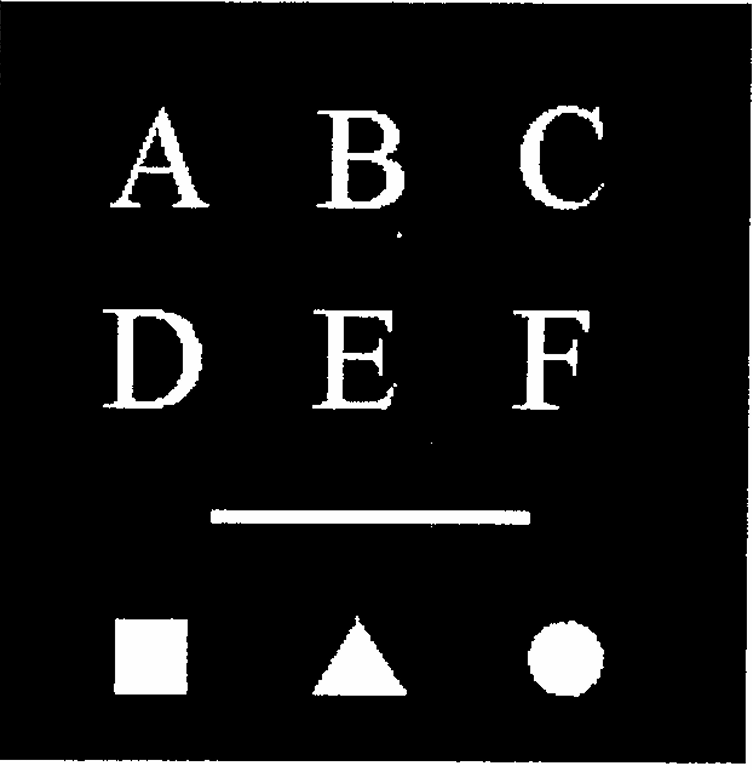
#> input picture HW4/B/1/Connected_Components.png, 752 x 770 px
$ jupyter execute --allow-errors practical.ipynb
#> lines starting #> are read from the running program, lines starting #| are printed output that depends on the picture; after the words box and inside, x2 and y2 are one past the last pixel; in counts of white or black regions, pixels touching at a corner belong together
## Labeling Connected Components

Import libraries

[cell 1]
import cv2
import numpy as np
import matplotlib.pyplot as plt
from PIL import Image
from scipy.signal import convolve2d

Load and display image

[cell 2]
def load_image(image_path, threshold=127):
#> called with image_path = 'Connected_Components.png', threshold = 127
    img = cv2.imread(image_path, cv2.IMREAD_GRAYSCALE)
#> img is the input picture: shape (770, 752); min 0, max 255, mean 20.8
    _, binary = cv2.threshold(img, threshold, 255, cv2.THRESH_BINARY)
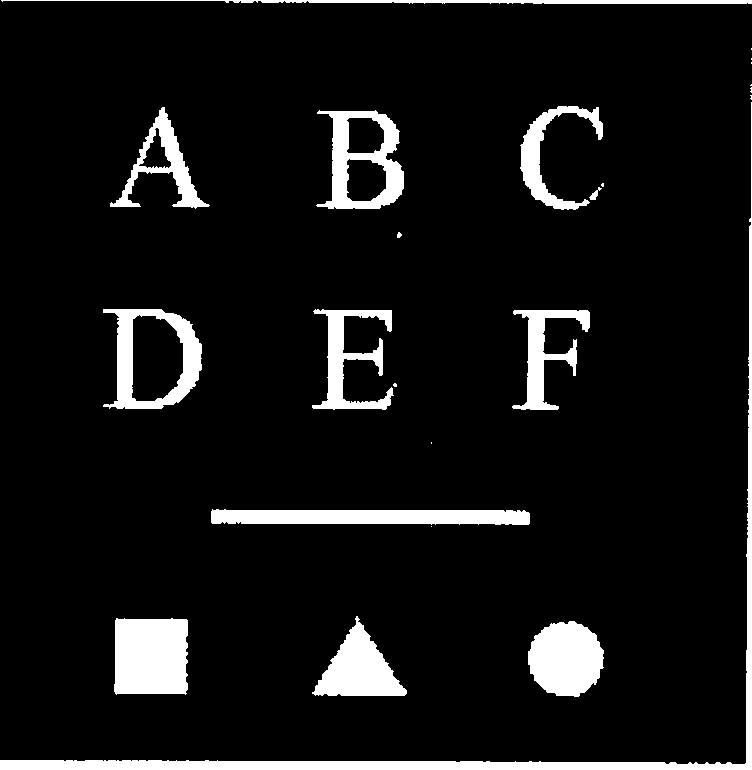
#> binary: shape (770, 752); 8.2% white; 24 white regions (10 under 20 px), largest, box (x1, y1, x2, y2) and area: (0, 102, 752, 770) 9010, (114, 618, 188, 695) 5423, (211, 509, 530, 525) 4465
    return binary

def show_image(img, title="Image"):
    plt.imshow(img, cmap='gray')
    plt.title(title)
    plt.axis('off')
    plt.show()

Implement dilation operation in this section

[cell 3]
def dilation(binary_image, struct_elem):
##################################################
################### YOUR CODES ###################

    return dilated
##################################################

Based on the morphological relation shown in the image above, complete the function `morphological_connected_component` to identify and label connected components.

`labeled` is an array with the same size as the input image, where each pixel holds the label of the connected component it belongs to.

[cell 4]
def morphological_connected_component(binary_image, structure=None):
##################################################
################### YOUR CODES ###################


    return labeled
##################################################

[cell 5]
def display_labeled_components(labeled_img):
    max_label = labeled_img.max()
    labeled_color = np.zeros((*labeled_img.shape, 3), dtype=np.uint8)

    for label in range(1, max_label + 1):
        mask = labeled_img == label
        color = np.random.randint(0, 255, size=3)
        labeled_color[mask] = color

    plt.imshow(labeled_color)
    plt.title("Labeled Components")
    plt.axis('off')
    plt.show()

### In the image "Connected_Components", there are 10 connected components. Complete the code below to label them using morphological operations.

[cell 6]
path = "Connected_Components.png"

binary_img = load_image(path)
show_image(binary_img, "Binary Image")

#> (the rest of this cell did not finish here and is left out)

## Skeleton Extraction

Import libraries

[cell 7]
import cv2
import numpy as np
import matplotlib.pyplot as plt
from scipy.signal import convolve2d

Load and display image

[cell 8]
def load_and_binarize_image(image_path, threshold=127):
#> called with image_path = 'skeleton.jpeg', threshold = 127
    img = cv2.imread(image_path, cv2.IMREAD_GRAYSCALE)
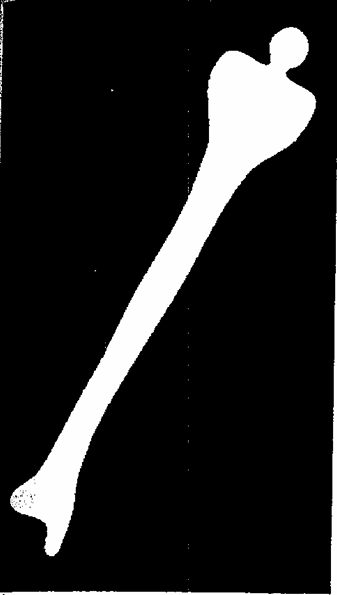
#> input picture HW4/B/1/skeleton.jpeg, 337 x 595 px
#> img is the input picture: shape (595, 337); min 0, max 255, mean 35.8

    _, binary = cv2.threshold(img, threshold, 255, cv2.THRESH_BINARY)
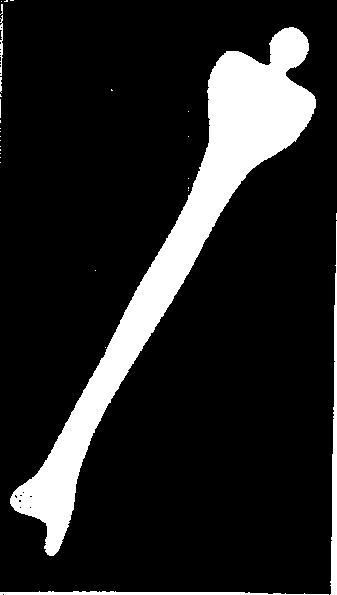
#> binary: shape (595, 337); 14.1% white; 30 white regions (25 under 20 px), largest, box (x1, y1, x2, y2) and area: (10, 27, 316, 556) 25765, (330, 221, 337, 595) 1371, (0, 591, 329, 595) 886, (0, 15, 3, 76) 119, (0, 77, 2, 93) 26
    return (binary // 255).astype(np.uint8)

def show_image(img, title="Image"):
    plt.imshow(img, cmap='gray')
    plt.title(title)
    plt.axis('off')
    plt.show()
